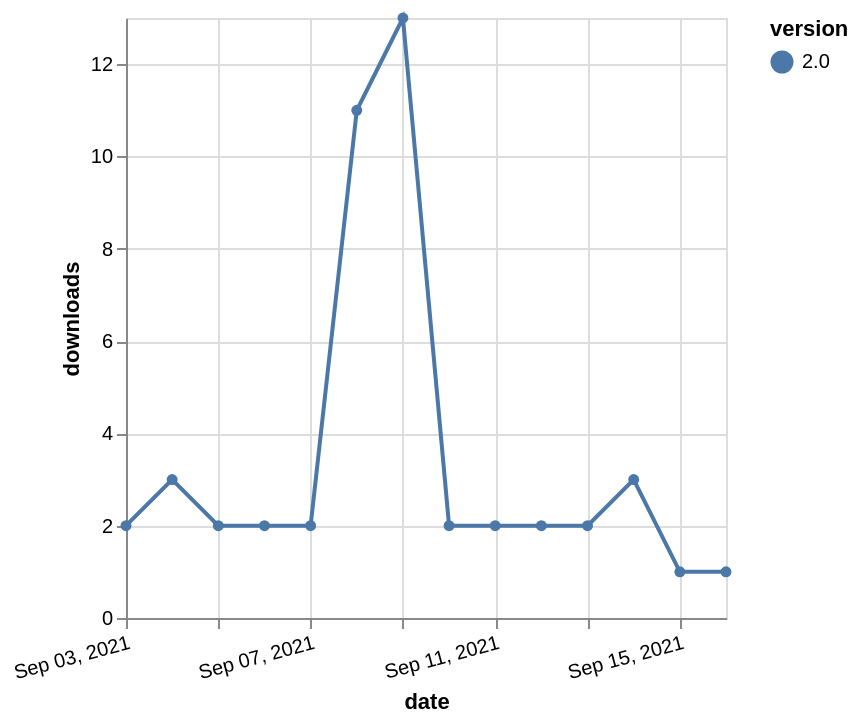

The Vega-Lite source for this figure:
### Vega-Lite specification from a JSON file in a GitHub repository (floating-point values rounded to 4 significant figures)
{"$schema": "https://vega.github.io/schema/vega-lite/v5.json", "description": "A simple bar chart with embedded data.", "data": {"values": [{"date": "2021-09-03", "total": 20884, "delta": 2, "version": "2.0"}, {"date": "2021-09-04", "total": 20887, "delta": 3, "version": "2.0"}, {"date": "2021-09-05", "total": 20889, "delta": 2, "version": "2.0"}, {"date": "2021-09-06", "total": 20891, "delta": 2, "version": "2.0"}, {"date": "2021-09-07", "total": 20893, "delta": 2, "version": "2.0"}, {"date": "2021-09-08", "total": 20904, "delta": 11, "version": "2.0"}, {"date": "2021-09-09", "total": 20917, "delta": 13, "version": "2.0"}, {"date": "2021-09-10", "total": 20919, "delta": 2, "version": "2.0"}, {"date": "2021-09-11", "total": 20921, "delta": 2, "version": "2.0"}, {"date": "2021-09-12", "total": 20923, "delta": 2, "version": "2.0"}, {"date": "2021-09-13", "total": 20925, "delta": 2, "version": "2.0"}, {"date": "2021-09-14", "total": 20928, "delta": 3, "version": "2.0"}, {"date": "2021-09-15", "total": 20929, "delta": 1, "version": "2.0"}, {"date": "2021-09-16", "total": 20930, "delta": 1, "version": "2.0"}]}, "width": "container", "mark": {"type": "line", "point": {"filled": true}}, "encoding": {"x": {"field": "date", "type": "temporal", "timeUnit": "yearmonthdate", "title": "date", "axis": {"labelAngle": -15}}, "y": {"field": "delta", "type": "quantitative", "title": "downloads"}, "color": {"field": "version", "type": "nominal"}, "tooltip": {"field": "delta"}}}
